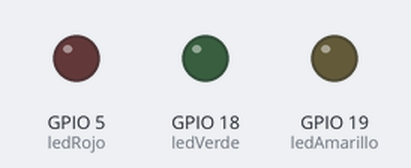
This sketch was run on a simulated ESP32. Parts: output pins drawn as LEDs (lit = HIGH).

Above: at 0.12 s.
At 1.1 s:
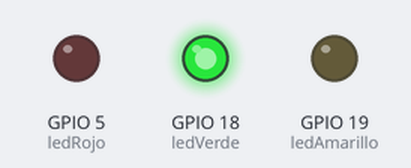
At 2.5 s:
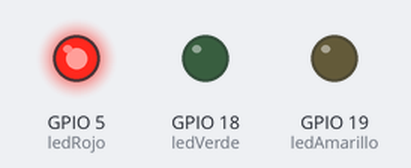
Timing chart, 0 to 3.0 s (numbered marks = the images above):
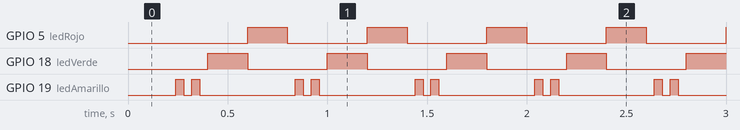

Measured:
- by itself, GPIO 5 (ledRojo), GPIO 18 (ledVerde): alternates HIGH for 0.20 s and LOW for 0.40 s
- by itself, GPIO 19 (ledAmarillo): repeats every 0.60 s: LOW 0.04 s, HIGH 0.04 s, LOW 0.48 s, HIGH 0.04 s
- by itself, everything shown: repeats every 0.60 s, in 3 steps

The sketch:

timers_RTOS.ino
```cpp
/*
Materia: RTOS

Equipo:
Abner Kalid Verde Padilla
Diego Perez Dominguez


-Este codigo se relaizo con el uso de RTOS en una esp32

Se planea usar timer para poder hacer un semaforo un una secuencia donde el led verde va a encender por 200ms, luego se apaga y enciende el
led amarillo parpadeando con periodo de 40ms por 200ms, ara despues apagarse y enecenderece el led rojo por 200ms complentando el ciclo al
apagrse y volviendo a iniciar

Por lo tanto se propone un timer de 200ms este sera nuestra base para poder controlar todo el encendido de nuestros leds, sin embargo
ocupamos un timer secundario para el parpadeo del led amarillo, ademas de los timers, es necesario hacer uso de contadores que fungiran
como banderas para poder determinar cuando se enciende y apaga un led para darle paso al siguiente por lo que se usan las variables
contador rojo y contador amarillo para este trabajo

El procedimiento comenzo con la creacion de ambos timers, Timer_Base(200ms) y Timer_Secundario(400ms) y para ambos timers se crearon 2
tareas, tarea base en donde se contepla el encendido del led rojo y verde por medio del contador contadorRojo, el cual incrementa cada que
el timer de 200ms se completa, una vez el contadorRojo alcance el valor de 1, se inicial la secuencia de la segunda tarea en donde el led rojo
se apaga y se enciende el amarillo, aumentando una unidad al contadorAmarillo cada vez que se completan 400ms, y por medio de operadores matematicos
determinamos si el led amarillo esta encendido o apagado, una vez completados 200ms el contador rojo aumenta en 1 y el contador amarillo regresa a 0
regresando a la tareaBase en donde ahora se prende el verde por otro periodo y se apaga para finalmente encender el led rojo y reiniciar el ciclo


*/


#if CONFIG_FREERTOS_UNICORE
  static const BaseType_t app_cpu = 0;
#else
  static const BaseType_t app_cpu = 1;
#endif

//declaracion de timers

static TimerHandle_t Timer_Base= NULL;
static TimerHandle_t Timer_secundario = NULL;

//pines en la ESP 32

const int ledRojo = 5;
const int ledVerde = 18;
const int ledAmarillo = 19;

//Contadores

int contadorRojo = 0;
int contadorAmarillo = 0;

//tareas

void TareaBase(TimerHandle_t xTimer) {
  contadorRojo++;

  if (contadorRojo == 0) {
    digitalWrite(ledRojo, HIGH);   // Encender rojo
    digitalWrite(ledVerde, LOW);
  }
  else if ((contadorRojo == 2)) {
    digitalWrite(ledRojo, LOW);    // Apagar rojo, encender verde
    digitalWrite(ledVerde, HIGH);
  }
  else if (contadorRojo == 3) {
    digitalWrite(ledRojo, HIGH);   // Rojo otra vez
    digitalWrite(ledVerde, LOW);
    contadorRojo = 0; // Reinicia ciclo
  }
}

void TareaSecundario(TimerHandle_t xTimer) {
  if (contadorRojo == 1) {
    digitalWrite(ledRojo, LOW);
    contadorAmarillo++;
    if (contadorAmarillo % 2 == 0) {
      digitalWrite(ledAmarillo, HIGH);
    } else {
      digitalWrite(ledAmarillo, LOW);
    }
  } else {
    digitalWrite(ledAmarillo, LOW); // Apagado cuando no toca
    contadorAmarillo = 0;
  }
}

void setup() {
  pinMode(ledRojo, OUTPUT);
  pinMode(ledVerde, OUTPUT);
  pinMode(ledAmarillo, OUTPUT);

  Serial.begin(115200);
//configuracion timers
  Timer_Base= xTimerCreate(
    "Timer1",
    200 / portTICK_PERIOD_MS,
    pdTRUE,
    (void *)1,
    TareaBase
  );

  Timer_secundario = xTimerCreate(
    "Timer2",
    40 / portTICK_PERIOD_MS,
    pdTRUE,
    (void *)2,
    TareaSecundario
  );

  xTimerStart(Timer_Base, portMAX_DELAY);
  xTimerStart(Timer_secundario, portMAX_DELAY);
}

void loop() {

}
```
